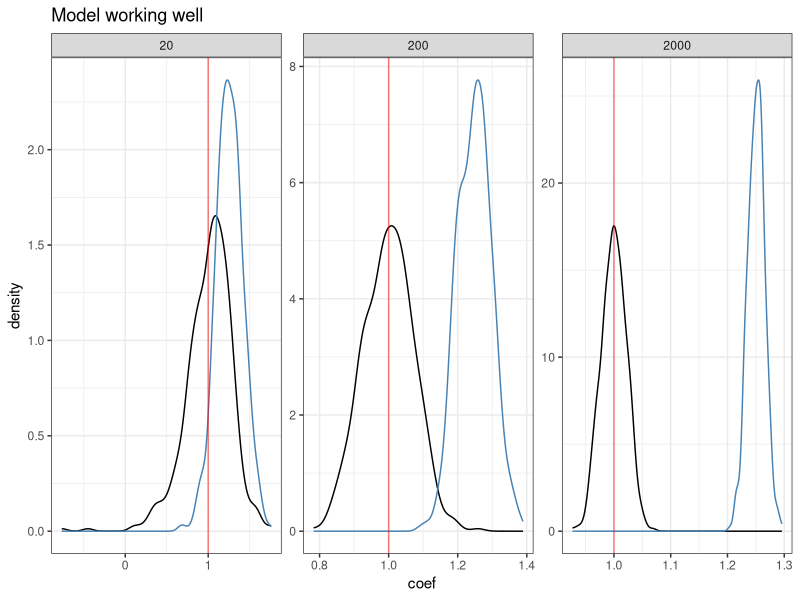

R code for this plot: (Note: this script raises an error after producing the figure.)
# Honore - assignment 4 code 

rm(list = ls())
library(AER)
library(ggplot2)
library(tidyverse)
library(xtable)

theme_set(theme_bw())
set.seed(1)
out = paste0("/Users/tombearpark/Documents/princeton/1st_year/", 
        "ECO517/honore/assignments/pr4/")

####################################################
# Functions
####################################################
# Generate data and run IV
return_coef = function(j, N, d0, d1, a1, a2, q) 
{
  # Generate data
  df = data.frame(
    v1 = rnorm(N), v2 = rnorm(N), v3 = rnorm(N)
  )
  for (i in seq(1,100)){
    df[paste0("x",i)] = rnorm(N)
  }
  df = mutate(df, j = j, 
              z = a1 * x1 + a2 * x2 + v1 + v3,
              y = d0 + d1 * z + v1 + v2)
  # Run and return IV coefficient
  if (q == 1) formula = "y ~ z | 1+ x1 + x2"
  if (q == 2) {
    formula = "y ~ z | 1 "
      for (i in seq(1,100)) formula = paste0(formula, " + x", i)
  }
  iv_c = coef(ivreg(as.formula(formula), data = df))[2]
  ols = coef(lm(y ~ z, data = df))[2]
  return(data.frame(coef = iv_c, ols = ols, j = j, N = N))
}
# Function for running IV on 500 datasets, for 3 different N
run_loops = function(N1, N2, N3, q, a1 = 1, a2 = 1)
{
  return(
    map_dfr(seq(1,500), return_coef, 
          N = N1, d0 = 1, d1 = 1, a1 = a1, a2 = a2, q = q) %>% 
    bind_rows(
      map_dfr(seq(1,500), return_coef, 
          N = N2, d0 = 1, d1 = 1, a1 = a1, a2 = a2, q = q)) %>% 
    bind_rows(
      map_dfr(seq(1,500), return_coef, 
          N = N3, d0 = 1, d1 = 1, a1 = a1, a2 = a2, q = q))
  )
}
# Returns and saves a latex table of summary stats
return_table = function(df, out, part) 
{
  out1 = df %>% group_by(N) %>% 
    summarise(mean = mean(coef), median = median(coef), 
              sd = sd(coef), iqr = IQR(coef))
  
  print(xtable(out1, type = "latex"), file = paste0(out, "q3_p", part,".tex"))
  return(out1)
}

####################################################
# Question 1
####################################################

# Generate IV estimates for each of 500 datasets
df1 = run_loops(20, 200, 2000, 1)

# Show comparison to naive ols estimator... 
p1 = ggplot(data = df1, aes(group = N)) + 
  geom_density(aes(x = coef)) + 
  geom_density(aes(x = ols), color = "steelblue") + 
  facet_wrap(~N, scales = "free") + 
  geom_vline(xintercept = 1,color = "red", alpha = 0.5)  + 
  ggtitle("Model working well")
p1
ggsave(p1, file= paste0(out, "q3_p1.png"), height = 7, width = 10)

# output means / sd / etc
return_table(df1, out, 1)

####################################################
# Question 2
####################################################

# Generate IV estimates for each of 500 datasets
df2 = run_loops(200, 2000, 20000, 2)

# Show comparison to naive ols estimator... 
p2 = ggplot(data = df2, aes(group = N)) + 
  geom_density(aes(x = coef)) + 
  geom_density(aes(x = ols), color = "steelblue") + 
  facet_wrap(~N, scales = "free") + 
  geom_vline(xintercept = 1,color = "red", alpha = 0.5) + 
  ggtitle("Many instruments")

ggsave(p2, file= paste0(out, "q3_p2.png"), height = 7, width = 10)
p2
# output means / sd / etc
return_table(df2, out, 2)

####################################################
# Question 3
####################################################

# Generate IV estimates for each of 500 datasets
df3 = run_loops(20, 200, 2000, 2, a1 = 0.01)

# Show comparison to naive ols estimator... 
p3 = ggplot(data = df3, aes(group = N)) + 
  geom_density(aes(x = coef)) + 
  geom_density(aes(x = ols), color = "steelblue") + 
  facet_wrap(~N, scales = "free") + 
  geom_vline(xintercept = 1,color = "red", alpha = 0.5)  + 
  ggtitle("Weak instruments")
p3
ggsave(p3, file= paste0(out, "q3_p3.png"), height = 7, width = 10)

# output means / sd / etc
return_table(df3, out, 3)
